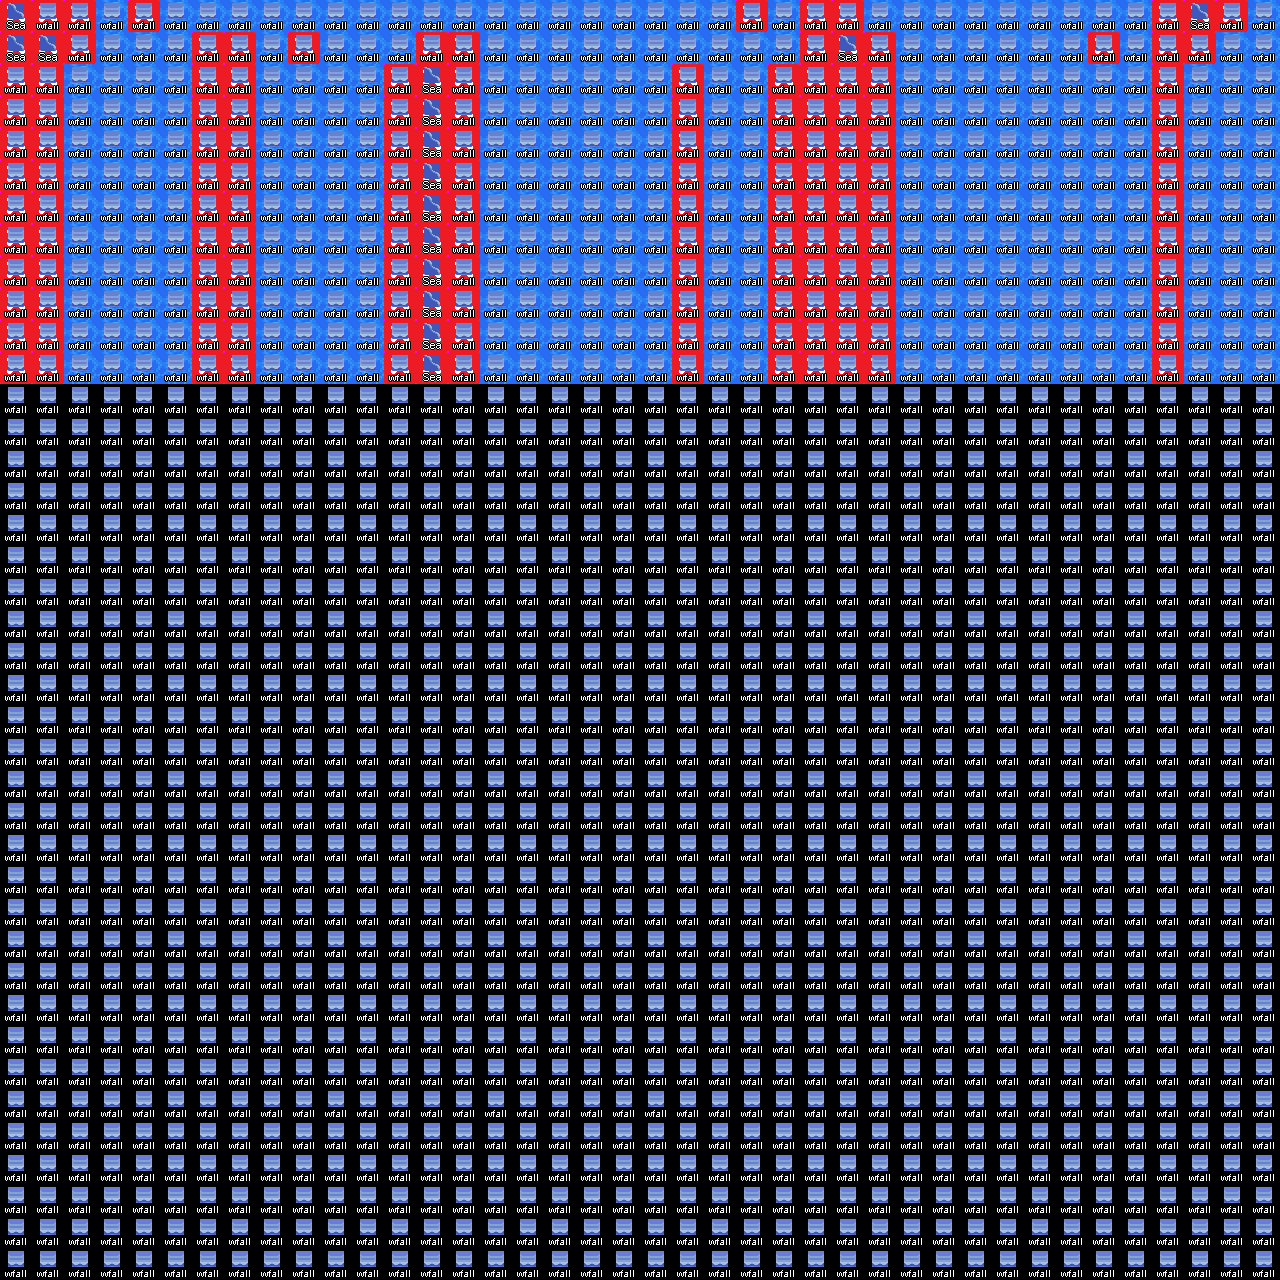

A level layout from a 2D game, rendered from its tile map. Below: a short description, then the map file with tile-grid data replaced by summaries:
An orthogonal 40x40 tile map with 32x32 px tiles, 5 tile layers (layer_1_priority_1, layer_2_priority_1, layer_3_priority_1, passages, ...), 4 tilesets.

<map version="1.10" tiledversion="1.10.2" orientation="orthogonal" renderorder="right-down" compressionlevel="0" width="40" height="40" tilewidth="32" tileheight="32" infinite="0" nextlayerid="22" nextobjectid="1">
  <editorsettings>
    <export format="tmx" />
  </editorsettings>
  <tileset firstgid="1" source="../Tilesets/passages.tsx" />
  <tileset firstgid="145" source="../Tilesets/systemtags.tsx" />
  <tileset firstgid="273" source="../Tilesets/terrain_tag.tsx" />
  <tileset firstgid="289" source="../Tilesets/ville_4g.tsx" />
  <layer id="1" name="layer_1_priority_1" width="40" height="40">
    <data>[1600 cells, 480 non-empty, 1 distinct tile ids]</data>
  </layer>
  <layer id="2" name="layer_2_priority_1" width="40" height="40">
    <data>[1600 cells, 113 non-empty, 3 distinct tile ids]</data>
  </layer>
  <layer id="3" name="layer_3_priority_1" width="40" height="40">
    <data>[1600 cells, 54 non-empty, 2 distinct tile ids]</data>
  </layer>
  <layer id="19" name="passages" width="40" height="40">
    <data>[1600 cells, 154 non-empty, 1 distinct tile ids]</data>
  </layer>
  <layer id="20" name="systemtags" width="40" height="40">
    <data>[1600 cells, 1600 non-empty, 2 distinct tile ids]</data>
  </layer>
</map>
